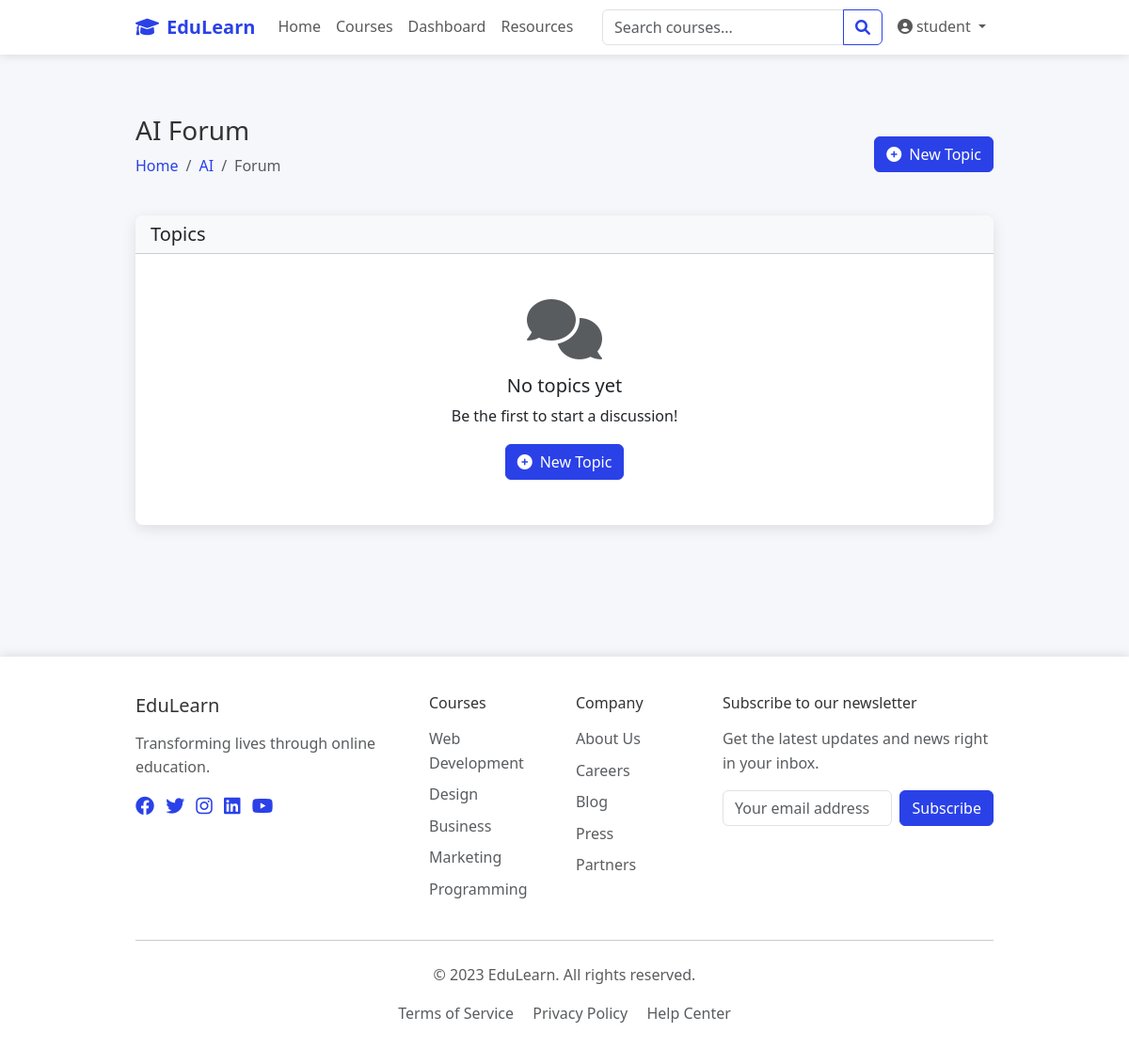
/course/1/forum (signed in), run on an earlier commit of the app's database.
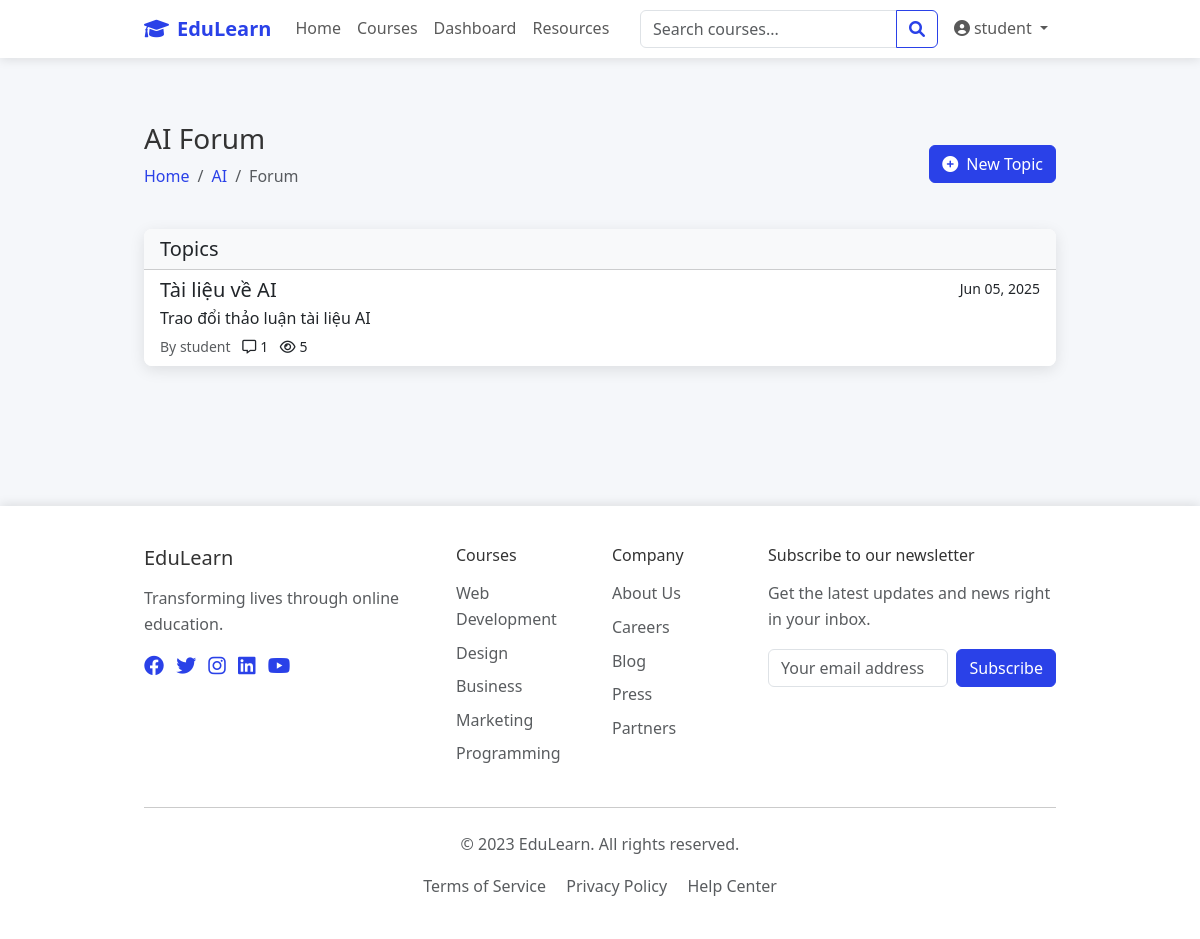
And on a later commit of the database.
### models.py (models this page shows, shortened)
class User(UserMixin, db.Model):
    id = db.Column(db.Integer, primary_key=True)
    username = db.Column(db.String(64), unique=True, nullable=False)
    email = db.Column(db.String(120), unique=True, nullable=False)
    password_hash = db.Column(db.String(256), nullable=False)
    role = db.Column(db.String(20), nullable=False)  # 'student', 'instructor', 'admin'
    created_at = db.Column(db.DateTime, default=datetime.utcnow)
    student_profile = db.relationship('Student', backref='user', uselist=False)
    instructor_profile = db.relationship('Instructor', backref='user', uselist=False)
    def is_admin(self):
        return self.role == 'admin'
    def is_instructor(self):
        return self.role == 'instructor'
    def is_student(self):
        return self.role == 'student'

class Course(db.Model):
    id = db.Column(db.Integer, primary_key=True)
    name = db.Column(db.String(120), nullable=False)
    description = db.Column(db.Text, nullable=False)
    instructor_id = db.Column(db.Integer, db.ForeignKey('instructor.id'), nullable=False)
    created_at = db.Column(db.DateTime, default=datetime.utcnow)
    image_url = db.Column(db.String(255))
    enrollments = db.relationship('Enrollment', back_populates='course', cascade='all, delete-orphan')
    lessons = db.relationship('Lesson', backref='course', lazy='dynamic', cascade='all, delete-orphan')
    assignments = db.relationship('Assignment', backref='course', lazy='dynamic', cascade='all, delete-orphan')
    schedules = db.relationship('Schedule', backref='course', lazy='dynamic', cascade='all, delete-orphan')

class ForumTopic(db.Model):
    id = db.Column(db.Integer, primary_key=True)
    title = db.Column(db.String(200), nullable=False)
    content = db.Column(db.Text, nullable=False)
    created_at = db.Column(db.DateTime, default=datetime.utcnow)
    updated_at = db.Column(db.DateTime, default=datetime.utcnow, onupdate=datetime.utcnow)
    is_pinned = db.Column(db.Boolean, default=False)
    is_locked = db.Column(db.Boolean, default=False)
    view_count = db.Column(db.Integer, default=0)
    course_id = db.Column(db.Integer, db.ForeignKey('course.id'), nullable=False)
    author_id = db.Column(db.Integer, db.ForeignKey('user.id'), nullable=False)
    course = db.relationship('Course', backref=db.backref('forum_topics', lazy='dynamic', cascade='all, delete-orphan'))
    author = db.relationship('User')
    responses = db.relationship('ForumResponse', backref='topic', lazy='dynamic', cascade='all, delete-orphan')

### routes.py (the view)
@app.route('/course/<int:course_id>/forum')
@login_required
def course_forum(course_id):
    course = Course.query.get_or_404(course_id)
    if not current_user.is_admin():
        if current_user.is_instructor() and course.instructor_id != current_user.instructor_profile.id:
            abort(403)
        elif current_user.is_student() and not any(e.course_id == course_id and e.status == 'approved' for e in current_user.student_profile.enrollments):
            abort(403)
    pinned_topics = ForumTopic.query.filter_by(course_id=course_id, is_pinned=True).order_by(ForumTopic.updated_at.desc()).all()
    regular_topics = ForumTopic.query.filter_by(course_id=course_id, is_pinned=False).order_by(ForumTopic.updated_at.desc()).all()
    return render_template('forum/index.html', course=course, pinned_topics=pinned_topics, regular_topics=regular_topics)

### app.py (called while the page is built)
@login_manager.user_loader
def load_user(user_id):
    from models import User
    return User.query.get(int(user_id))

### templates/forum/index.html (shortened to what this page needs)
{% extends "base.html" %}
{% block content %}
<div class="container my-4">
    <div class="d-flex justify-content-between align-items-center mb-4">
        <div>
            <h1 class="h3">{{ course.name }} Forum</h1>
            <nav aria-label="breadcrumb">
                <ol class="breadcrumb">
                    <li class="breadcrumb-item"><a href="{{ url_for('index') }}">Home</a></li>
                    <li class="breadcrumb-item"><a href="{{ url_for('course_detail', course_id=course.id) }}">{{ course.name }}</a></li>
                    <li class="breadcrumb-item active">Forum</li>
                </ol>
            </nav>
        </div>
        <div>
            <a href="{{ url_for('new_forum_topic', course_id=course.id) }}" class="btn btn-primary">
                <i class="fas fa-plus-circle me-2"></i>New Topic
            </a>
        </div>
    </div>
    <div class="card">
        <div class="card-header bg-light">
            <h5 class="mb-0">Topics</h5>
        </div>
        {% if regular_topics %}
        <div class="list-group list-group-flush">
            {% for topic in regular_topics %}
            <a href="{{ url_for('view_forum_topic', course_id=course.id, topic_id=topic.id) }}" class="list-group-item list-group-item-action">
                <div class="d-flex w-100 justify-content-between">
                    <h5 class="mb-1">{{ topic.title }}</h5>
                    <small>{{ topic.created_at.strftime('%b %d, %Y') }}</small>
                </div>
                <p class="mb-1 text-truncate">{{ topic.content }}</p>
                <div class="d-flex justify-content-between align-items-center">
                    <small>
                        <span class="text-muted">By {{ topic.author.username }}</span>
                        <span class="ms-2"><i class="far fa-comment-alt me-1"></i>{{ topic.responses.count() }}</span>
                        <span class="ms-2"><i class="far fa-eye me-1"></i>{{ topic.view_count }}</span>
                    </small>
                </div>
            </a>
            {% endfor %}
        </div>
        {% else %}
        <div class="card-body text-center py-5">
            <div class="text-muted mb-3">
                <i class="fas fa-comments fa-4x"></i>
            </div>
            <h5>No topics yet</h5>
            <p>Be the first to start a discussion!</p>
            <a href="{{ url_for('new_forum_topic', course_id=course.id) }}" class="btn btn-primary">
                <i class="fas fa-plus-circle me-2"></i>New Topic
            </a>
        </div>
        {% endif %}
    </div>
</div>
{% endblock %}

### templates/base.html (shortened to what this page needs)
<!DOCTYPE html>
<html lang="en">
<head>
    <link href="https://cdn.jsdelivr.net/npm/bootstrap@5.3.0/dist/css/bootstrap.min.css" rel="stylesheet">
    <link rel="stylesheet" href="https://cdnjs.cloudflare.com/ajax/libs/font-awesome/6.0.0/css/all.min.css">
    <link rel="stylesheet" href="{{ url_for('static', filename='css/main.css') }}">
    <link rel="stylesheet" href="{{ url_for('static', filename='css/course-images.css') }}">
    {% if request.path.startswith('/course') and ('forum' in request.path) %}
    <link rel="stylesheet" href="{{ url_for('static', filename='css/forum.css') }}">
    {% endif %}
</head>
<body>
    <div class="content-wrapper">
        <nav class="navbar navbar-expand-lg navbar-light">
            <div class="container">
                <a class="navbar-brand" href="{{ url_for('index') }}">
                    <i class="fas fa-graduation-cap me-2"></i>EduLearn
                </a>
                <div class="collapse navbar-collapse" id="navbarNav">
                    <ul class="navbar-nav me-auto">
                        <li class="nav-item">
                            <a class="nav-link" href="{{ url_for('index') }}">Home</a>
                        </li>
                        <li class="nav-item">
                            <a class="nav-link" href="{{ url_for('courses') }}">Courses</a>
                        </li>
                        {% if current_user.is_authenticated %}
                        <li class="nav-item">
                            <a class="nav-link" href="{{ url_for('dashboard') }}">Dashboard</a>
                        </li>
                        {% endif %}
                        <li class="nav-item">
                            <a class="nav-link" href="#">Resources</a>
                        </li>
                    </ul>
                    <form class="d-flex me-2" id="search-form">
                        <div class="input-group">
                            <input class="form-control" type="search" placeholder="Search courses..."
                                aria-label="Search">
                            <button class="btn btn-outline-primary" type="submit">
                                <i class="fas fa-search"></i>
                            </button>
                        </div>
                    </form>
                    <div class="navbar-nav">
                        {% if current_user.is_authenticated %}
                        <div class="nav-item dropdown">
                            <a class="nav-link dropdown-toggle" href="#" id="navbarDropdown" role="button"
                                data-bs-toggle="dropdown" aria-expanded="false">
                                <i class="fas fa-user-circle me-1"></i>{{ current_user.username }}
                            </a>
                        </div>
                        {% else %}
                        <a class="nav-link" href="{{ url_for('login') }}">Login</a>
                        <a class="btn btn-primary ms-2" href="{{ url_for('register') }}">Register</a>
                        {% endif %}
                    </div>
                </div>
            </div>
        </nav>
        <main class="py-4">
            {% block content %}{% endblock %}
        </main>
    </div>
    <footer class="footer">
        <div class="container">
            <div class="row">
                <div class="col-md-4 mb-4 mb-md-0">
                    <h5 class="mb-3">EduLearn</h5>
                    <p class="text-muted">Transforming lives through online education.</p>
                    <div class="social-icons mt-3">
                        <a href="#" class="me-2"><i class="fab fa-facebook fa-lg"></i></a>
                        <a href="#" class="me-2"><i class="fab fa-twitter fa-lg"></i></a>
                        <a href="#" class="me-2"><i class="fab fa-instagram fa-lg"></i></a>
                        <a href="#" class="me-2"><i class="fab fa-linkedin fa-lg"></i></a>
                        <a href="#" class="me-2"><i class="fab fa-youtube fa-lg"></i></a>
                    </div>
                </div>
                <div class="col-md-2 col-6 mb-4 mb-md-0">
                    <h6 class="mb-3">Courses</h6>
                    <ul class="list-unstyled">
                        <li class="mb-2"><a href="#" class="text-muted">Web Development</a></li>
                        <li class="mb-2"><a href="#" class="text-muted">Design</a></li>
                        <li class="mb-2"><a href="#" class="text-muted">Business</a></li>
                        <li class="mb-2"><a href="#" class="text-muted">Marketing</a></li>
                        <li class="mb-2"><a href="#" class="text-muted">Programming</a></li>
                    </ul>
                </div>
                <div class="col-md-2 col-6 mb-4 mb-md-0">
                    <h6 class="mb-3">Company</h6>
                    <ul class="list-unstyled">
                        <li class="mb-2"><a href="#" class="text-muted">About Us</a></li>
                        <li class="mb-2"><a href="#" class="text-muted">Careers</a></li>
                        <li class="mb-2"><a href="#" class="text-muted">Blog</a></li>
                        <li class="mb-2"><a href="#" class="text-muted">Press</a></li>
                        <li class="mb-2"><a href="#" class="text-muted">Partners</a></li>
                    </ul>
                </div>
                <div class="col-md-4">
                    <h6 class="mb-3">Subscribe to our newsletter</h6>
                    <p class="text-muted mb-3">Get the latest updates and news right in your inbox.</p>
                    <form class="d-flex">
                        <input type="email" class="form-control me-2" placeholder="Your email address">
                        <button type="submit" class="btn btn-primary">Subscribe</button>
                    </form>
                </div>
            </div>
            <hr class="my-4">
            <div class="text-center text-muted">
                <p>&copy; 2023 EduLearn. All rights reserved.</p>
                <p class="mb-0">
                    <a href="#" class="text-muted me-3">Terms of Service</a>
                    <a href="#" class="text-muted me-3">Privacy Policy</a>
                    <a href="#" class="text-muted">Help Center</a>
                </p>
            </div>
        </div>
    </footer>
</body>
</html>

### static/css/main.css (style rules this page uses)
:root { --primary-color: #2a41e8; --secondary-color: #4d84ff; --dark-color: #333333; --light-color: #f5f7fa; --success-color: #28a745; --warning-color: #ffc107; --danger-color: #dc3545; --info-color: #17a2b8; --gray-color: #6c757d; --border-color: #dee2e6; --shadow-color: rgba(0, 0, 0, 0.1); }
body { font-family: "Segoe UI", Tahoma, Geneva, Verdana, sans-serif; line-height: 1.6; color: var(--dark-color); background-color: var(--light-color); margin: 0; padding: 0; min-height: 100vh; display: flex; flex-direction: column; overflow-x: hidden; }
a { color: var(--primary-color); text-decoration: none; }
.btn-primary { background-color: var(--primary-color); border-color: var(--primary-color); }
.btn-outline-primary { color: var(--primary-color); border-color: var(--primary-color); }
.navbar { background-color: white; box-shadow: 0 2px 10px var(--shadow-color); position: relative; z-index: 1030; }
.content-wrapper { flex: 1 0 auto; display: flex; flex-direction: column; width: 100%; min-height: 100%; padding-bottom: 2rem; }
main { flex: 1 0 auto; width: 100%; padding: 2rem 0; }
.container { width: 100%; padding-right: var(--bs-gutter-x, 0.75rem); padding-left: var(--bs-gutter-x, 0.75rem); margin-right: auto; margin-left: auto; max-width: 1320px; }
.navbar-brand { font-weight: 700; color: var(--primary-color) !important; }
.card { border-radius: 8px; overflow: hidden; box-shadow: 0 4px 15px var(--shadow-color); transition: transform 0.3s ease, box-shadow 0.3s ease; border: none; background: #fff; position: relative; isolation: isolate; margin-bottom: 1.5rem; height: fit-content; }
.footer { background-color: white; padding: 40px 0; margin-top: 60px; box-shadow: 0 -2px 10px var(--shadow-color); }
@media (max-width: 1200px) { .container { max-width: 960px; } }

What changed in the data, as far as the page shows it:
added ForumTopic: title "Tài liệu về AI", created_at "Jun 05, 2025", content "Trao đổi thảo luận tài liệu AI", author.username "student", responses.count "1", view_count "5"
Also different on the page:
text no longer shown: "No topics yet Be the first to start a discussion! New Topic"
